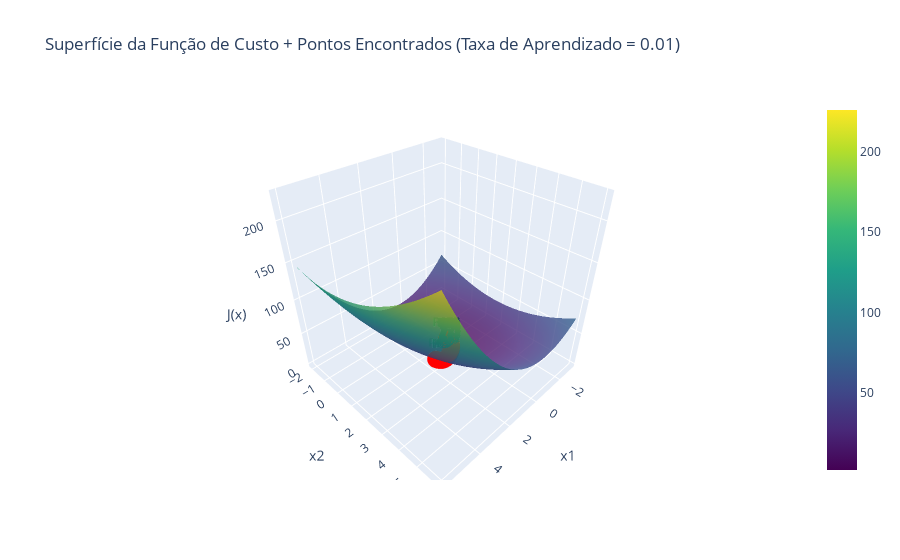

The notebook cell this image was saved under:
### Code cell
x_values, costs = dict_of_results[learning_rates[1]]

plot_function(cost_fn, x_values,costs, title=f"Superfície da Função de Custo + Pontos Encontrados (Taxa de Aprendizado = {learning_rates[1]})")

### Figure 1 — Plotly figure (JSON) as saved in the notebook; plotly's stock layout.template omitted (floating-point values rounded to 4 significant figures; data arrays with more than 128 entries replaced by an {"elided": "..."} marker saying what was removed)
{"data": [{"colorscale": [[0, "#440154"], [0.1111, "#482878"], [0.2222, "#3e4989"], [0.3333, "#31688e"], [0.4444, "#26828e"], [0.5556, "#1f9e89"], [0.6667, "#35b779"], [0.7778, "#6ece58"], [0.8889, "#b5de2b"], [1, "#fde725"]], "opacity": 0.8, "type": "surface", "x": {"elided": "100x100 float values"}, "y": {"elided": "100x100 float values"}, "z": {"elided": "100x100 float values"}}, {"marker": {"color": "red", "size": 6, "symbol": "circle"}, "mode": "markers+text", "text": {"elided": "282 str values"}, "textposition": "top center", "type": "scatter3d", "x": {"elided": "282 float values"}, "y": {"elided": "282 float values"}, "z": {"elided": "282 float values"}}], "layout": {"autosize": true, "scene": {"xaxis": {"title": {"text": "x1"}}, "yaxis": {"title": {"text": "x2"}}, "zaxis": {"title": {"text": "J(x)"}}}, "title": {"text": "Superfície da Função de Custo + Pontos Encontrados (Taxa de Aprendizado = 0.01)"}}}
